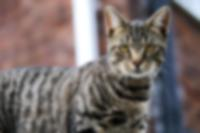
#> input picture processed/cat_001.jpeg, 200 x 133 px, found by its file name; its folder holds 4 pictures in this run; the run also reads 3 pictures not shown here
$ python multiprocessing_04.py
#> lines starting #> are read from the running program, lines starting #| are printed output that depends on the picture
import time
import concurrent.futures
from PIL import Image, ImageFilter


def process_image(img_name, size = (200, 200)):
#> called with img_name = 'cat_001.jpeg', size = (200, 200)
    print(f"{img_name} starting!!")
    img = Image.open(img_name)
#> img is the input picture: PIL image 200x133 RGB; mean R, G, B 117.7, 107.1, 105
    img = img.filter(ImageFilter.GaussianBlur(15))
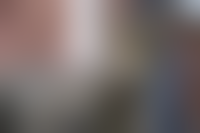
#> img: PIL image 200x133 RGB; mean R, G, B 117.8, 107.1, 105.1
    img.thumbnail(size)
    img.save(f"processed/{img_name}")
    img.close()
    return f"{img_name} was processed"

if __name__ == "__main__":
    img_names = [f"cat_00{x+1}.jpeg" for x in range(4)]

    t1 = time.perf_counter()

    with concurrent.futures.ProcessPoolExecutor() as executor:
        ## use concurrent.futures.ThreadPullExecutor to make it multi thread!!
        results = executor.map(process_image, img_names)
        for r in results:
            print(r)

    t2 = time.perf_counter()
    print(f"finished processing {len(img_names)} pictures in {t2 - t1} seconds")
